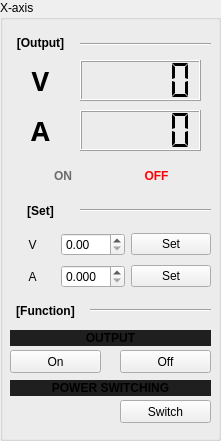
     <widget class="QGroupBox" name="groupBox_3">
      <property name="geometry">
       <rect>
        <x>40</x>
        <y>10</y>
        <width>221</width>
        <height>441</height>
       </rect>
      </property>
      <property name="styleSheet">
       <string notr="true"/>
      </property>
      <property name="title">
       <string>X-axis</string>
      </property>
      <widget class="QLCDNumber" name="lcdNumV_1">
       <property name="geometry">
        <rect>
         <x>80</x>
         <y>60</y>
         <width>121</width>
         <height>41</height>
        </rect>
       </property>
       <property name="font">
        <font>
         <weight>50</weight>
         <bold>false</bold>
        </font>
       </property>
       <property name="styleSheet">
        <string notr="true"/>
       </property>
       <property name="digitCount">
        <number>5</number>
       </property>
       <property name="segmentStyle">
        <enum>QLCDNumber::Flat</enum>
       </property>
       <property name="value" stdset="0">
        <double>0.000000000000000</double>
       </property>
      </widget>
      <widget class="QLabel" name="lbV_1">
       <property name="geometry">
        <rect>
         <x>10</x>
         <y>60</y>
         <width>61</width>
         <height>41</height>
        </rect>
       </property>
       <property name="font">
        <font>
         <family>Agency FB</family>
         <pointsize>20</pointsize>
         <weight>75</weight>
         <bold>true</bold>
        </font>
       </property>
       <property name="text">
        <string>V</string>
       </property>
       <property name="alignment">
        <set>Qt::AlignCenter</set>
       </property>
      </widget>
      <widget class="QLabel" name="lbA_1">
       <property name="geometry">
        <rect>
         <x>10</x>
         <y>110</y>
         <width>61</width>
         <height>41</height>
        </rect>
       </property>
       <property name="font">
        <font>
         <family>Agency FB</family>
         <pointsize>20</pointsize>
         <weight>75</weight>
         <bold>true</bold>
        </font>
       </property>
       <property name="text">
        <string>A</string>
       </property>
       <property name="alignment">
        <set>Qt::AlignCenter</set>
       </property>
      </widget>
      <widget class="QLCDNumber" name="lcdNumA_1">
       <property name="geometry">
        <rect>
         <x>80</x>
         <y>110</y>
         <width>121</width>
         <height>41</height>
        </rect>
       </property>
       <property name="styleSheet">
        <string notr="true"/>
       </property>
       <property name="digitCount">
        <number>5</number>
       </property>
       <property name="segmentStyle">
        <enum>QLCDNumber::Flat</enum>
       </property>
      </widget>
      <widget class="Line" name="line_3">
       <property name="geometry">
        <rect>
         <x>80</x>
         <y>29</y>
         <width>131</width>
         <height>31</height>
        </rect>
       </property>
       <property name="orientation">
        <enum>Qt::Horizontal</enum>
       </property>
      </widget>
      <widget class="QLabel" name="label_12">
       <property name="geometry">
        <rect>
         <x>5</x>
         <y>32</y>
         <width>71</width>
         <height>21</height>
        </rect>
       </property>
       <property name="font">
        <font>
         <weight>75</weight>
         <bold>true</bold>
        </font>
       </property>
       <property name="text">
        <string>[Output]</string>
       </property>
       <property name="alignment">
        <set>Qt::AlignCenter</set>
       </property>
      </widget>
      <widget class="Line" name="line_4">
       <property name="geometry">
        <rect>
         <x>80</x>
         <y>200</y>
         <width>131</width>
         <height>21</height>
        </rect>
       </property>
       <property name="orientation">
        <enum>Qt::Horizontal</enum>
       </property>
      </widget>
      <widget class="QLabel" name="label_13">
       <property name="geometry">
        <rect>
         <x>10</x>
         <y>200</y>
         <width>61</width>
         <height>21</height>
        </rect>
       </property>
       <property name="font">
        <font>
         <weight>75</weight>
         <bold>true</bold>
        </font>
       </property>
       <property name="text">
        <string>[Set]</string>
       </property>
       <property name="alignment">
        <set>Qt::AlignCenter</set>
       </property>
      </widget>
      <widget class="QWidget" name="gridLayoutWidget">
       <property name="geometry">
        <rect>
         <x>10</x>
         <y>230</y>
         <width>201</width>
         <height>61</height>
        </rect>
       </property>
       <layout class="QGridLayout" name="gridLayout">
        <item row="1" column="0">
         <widget class="QLabel" name="label_15">
          <property name="text">
           <string>A</string>
          </property>
          <property name="alignment">
           <set>Qt::AlignCenter</set>
          </property>
         </widget>
        </item>
        <item row="0" column="2">
         <widget class="QPushButton" name="btnSetV_1">
          <property name="text">
           <string>Set</string>
          </property>
         </widget>
        </item>
        <item row="1" column="2">
         <widget class="QPushButton" name="btnSetA_1">
          <property name="text">
           <string>Set</string>
          </property>
         </widget>
        </item>
        <item row="0" column="1">
         <widget class="QDoubleSpinBox" name="sbV_1">
          <property name="decimals">
           <number>2</number>
          </property>
          <property name="maximum">
           <double>10.000000000000000</double>
          </property>
          <property name="singleStep">
           <double>0.010000000000000</double>
          </property>
         </widget>
        </item>
        <item row="0" column="0">
         <widget class="QLabel" name="label_16">
          <property name="text">
           <string>V</string>
          </property>
          <property name="alignment">
           <set>Qt::AlignCenter</set>
          </property>
         </widget>
        </item>
        <item row="1" column="1">
         <widget class="QDoubleSpinBox" name="sbA_1">
          <property name="decimals">
           <number>3</number>
          </property>
          <property name="maximum">
           <double>10.000000000000000</double>
          </property>
          <property name="singleStep">
           <double>0.001000000000000</double>
          </property>
         </widget>
        </item>
       </layout>
      </widget>
      <widget class="Line" name="line_5">
       <property name="geometry">
        <rect>
         <x>90</x>
         <y>300</y>
         <width>121</width>
         <height>21</height>
        </rect>
       </property>
       <property name="orientation">
        <enum>Qt::Horizontal</enum>
       </property>
      </widget>
      <widget class="QLabel" name="label_17">
       <property name="geometry">
        <rect>
         <x>10</x>
         <y>300</y>
         <width>71</width>
         <height>21</height>
        </rect>
       </property>
       <property name="font">
        <font>
         <weight>75</weight>
         <bold>true</bold>
        </font>
       </property>
       <property name="text">
        <string>[Function]</string>
       </property>
       <property name="alignment">
        <set>Qt::AlignCenter</set>
       </property>
      </widget>
      <widget class="QPushButton" name="btnOutputOn_1">
       <property name="geometry">
        <rect>
         <x>10</x>
         <y>350</y>
         <width>91</width>
         <height>23</height>
        </rect>
       </property>
       <property name="text">
        <string>On</string>
       </property>
      </widget>
      <widget class="QPushButton" name="btnPowerSwitching_1">
       <property name="geometry">
        <rect>
         <x>120</x>
         <y>400</y>
         <width>91</width>
         <height>23</height>
        </rect>
       </property>
       <property name="text">
        <string>Switch</string>
       </property>
      </widget>
      <widget class="QLabel" name="lbPowerDirection_1">
       <property name="geometry">
        <rect>
         <x>10</x>
         <y>400</y>
         <width>111</width>
         <height>21</height>
        </rect>
       </property>
       <property name="font">
        <font>
         <weight>75</weight>
         <bold>true</bold>
        </font>
       </property>
       <property name="text">
        <string/>
       </property>
       <property name="alignment">
        <set>Qt::AlignCenter</set>
       </property>
      </widget>
      <widget class="QPushButton" name="btnOutputOff_1">
       <property name="geometry">
        <rect>
         <x>120</x>
         <y>350</y>
         <width>91</width>
         <height>23</height>
        </rect>
       </property>
       <property name="text">
        <string>Off</string>
       </property>
      </widget>
      <widget class="QLabel" name="label_42">
       <property name="geometry">
        <rect>
         <x>10</x>
         <y>330</y>
         <width>201</width>
         <height>16</height>
        </rect>
       </property>
       <property name="font">
        <font>
         <weight>75</weight>
         <bold>true</bold>
        </font>
       </property>
       <property name="styleSheet">
        <string notr="true">background-color: rgb(31, 31, 31);</string>
       </property>
       <property name="frameShape">
        <enum>QFrame::NoFrame</enum>
       </property>
       <property name="text">
        <string>OUTPUT</string>
       </property>
       <property name="alignment">
        <set>Qt::AlignCenter</set>
       </property>
      </widget>
      <widget class="QLabel" name="label_43">
       <property name="geometry">
        <rect>
         <x>10</x>
         <y>380</y>
         <width>201</width>
         <height>16</height>
        </rect>
       </property>
       <property name="font">
        <font>
         <weight>75</weight>
         <bold>true</bold>
        </font>
       </property>
       <property name="styleSheet">
        <string notr="true">background-color: rgb(31, 31, 31);</string>
       </property>
       <property name="frameShape">
        <enum>QFrame::NoFrame</enum>
       </property>
       <property name="text">
        <string>POWER SWITCHING</string>
       </property>
       <property name="alignment">
        <set>Qt::AlignCenter</set>
       </property>
      </widget>
      <widget class="QWidget" name="horizontalLayoutWidget_5">
       <property name="geometry">
        <rect>
         <x>19</x>
         <y>160</y>
         <width>181</width>
         <height>31</height>
        </rect>
       </property>
       <layout class="QHBoxLayout" name="horizontalLayout_11">
        <item>
         <widget class="QLabel" name="lbOn_1">
          <property name="font">
           <font>
            <weight>75</weight>
            <bold>true</bold>
           </font>
          </property>
          <property name="styleSheet">
           <string notr="true">color: rgb(107, 107, 107);</string>
          </property>
          <property name="text">
           <string>ON</string>
          </property>
          <property name="alignment">
           <set>Qt::AlignCenter</set>
          </property>
         </widget>
        </item>
        <item>
         <widget class="QLabel" name="lbOff_1">
          <property name="font">
           <font>
            <weight>75</weight>
            <bold>true</bold>
           </font>
          </property>
          <property name="styleSheet">
           <string notr="true">color: rgb(255, 0, 4);</string>
          </property>
          <property name="text">
           <string>OFF</string>
          </property>
          <property name="alignment">
           <set>Qt::AlignCenter</set>
          </property>
         </widget>
        </item>
       </layout>
      </widget>
     </widget>
